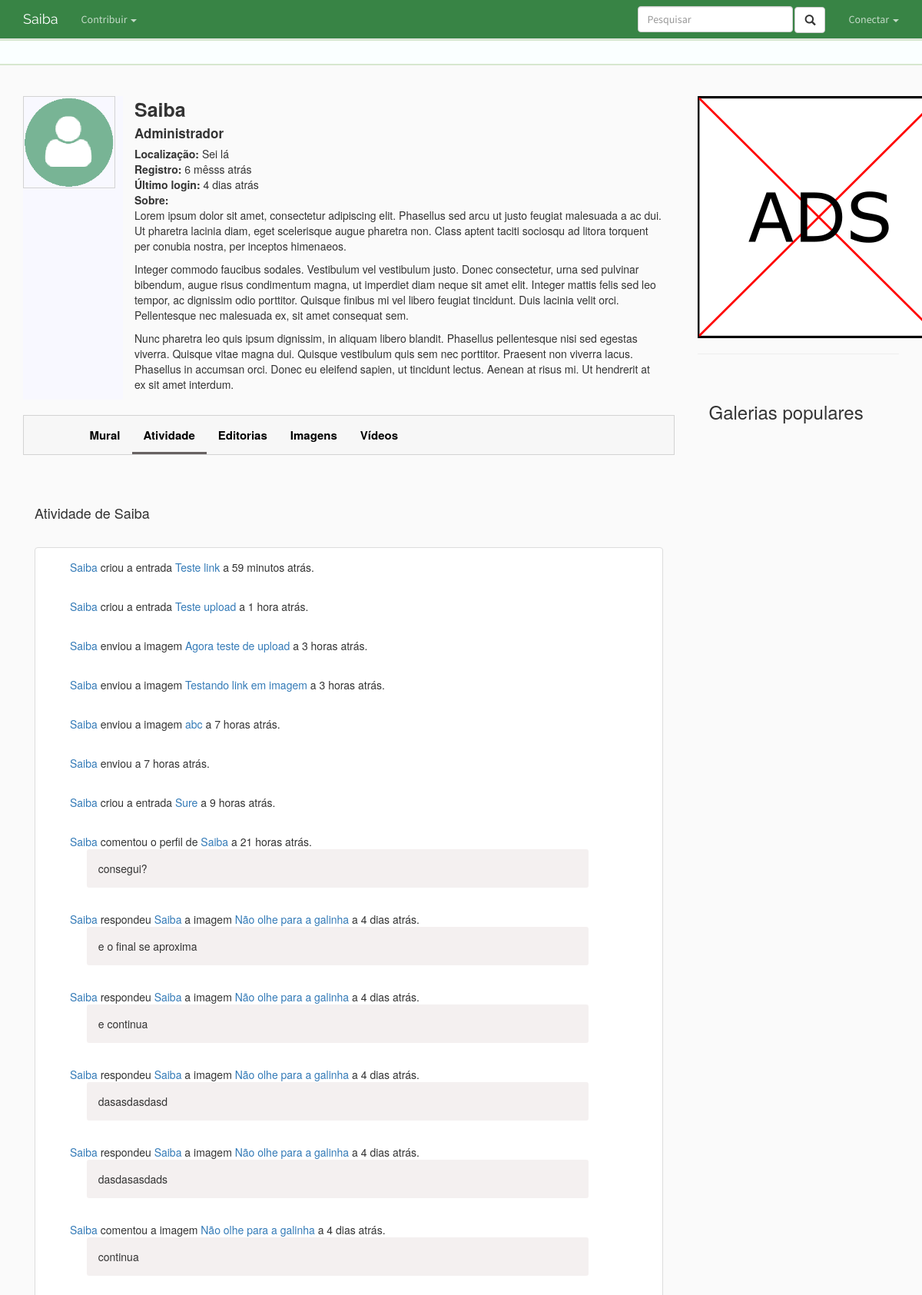
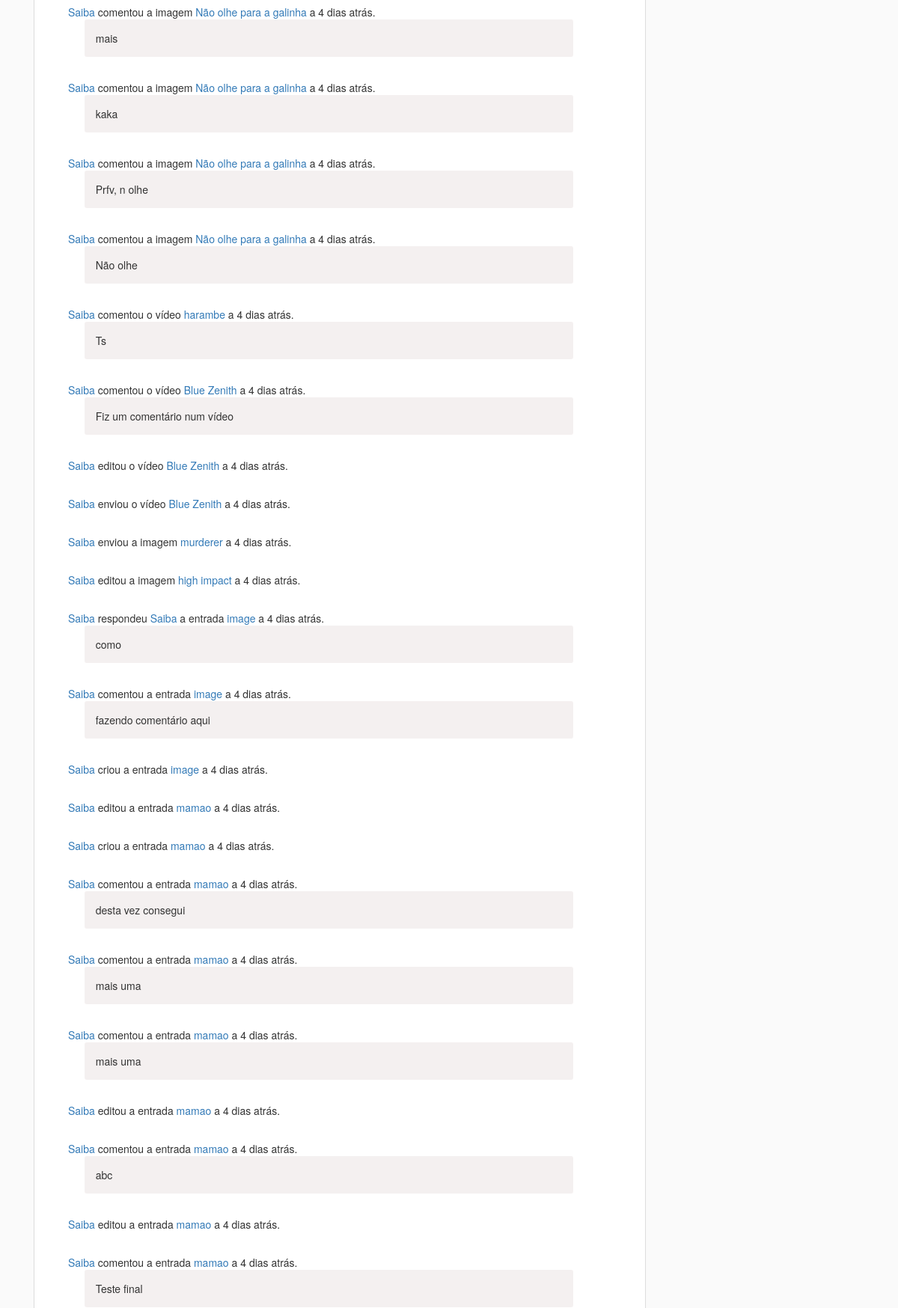
Screenshot of /perfil/saiba/atividade (upper part) with the database file from the repository (2 pictures, top to bottom).
### profile/models.py (models this page shows, shortened)
class Profile(models.Model):
    user        = models.OneToOneField(User, on_delete=models.CASCADE)
    title       = models.CharField(max_length = 500, blank=True)
    slug        = models.SlugField(max_length=250, default="", blank=True)
    avatar      = models.ImageField(blank=True, upload_to='icon/', default='icon/perfil.png')
    gender      = models.CharField(max_length = 500, blank=True)
    location    = models.CharField(max_length = 500)
    about       = models.TextField(max_length = 1500)
    groups      = models.ManyToManyField(UserGroup)
    def __unicode__(self):
        return self.user.username

### feedback/models.py (models this page shows, shortened)
class Action(models.Model):
    ACTION_TYPE_CHOICES = (
        ("0", "Unknown"),
        ("1", "New comment"),
        ("2", "New reply"),
        ("3", "New entry"),
        ("4", "New image"),
        ("5", "New video"),
        ("6", "Edit entry"),
        ("7", "Edit image"),
        ("8", "Edit video"),
    )
    target_content_type     = models.ForeignKey(ContentType, on_delete=models.CASCADE, null=True, blank=True)
    target_id               = models.PositiveIntegerField(null=True, blank=True)
    target                  = GenericForeignKey('target_content_type', 'target_id')
    author                  = models.ForeignKey(User)
    action_type             = models.CharField(
        max_length=1,
        choices=ACTION_TYPE_CHOICES,
        default="0",
    )
    date                = models.DateTimeField(auto_now_add=True, blank=True)
    is_public           = models.BooleanField(default=True)
    is_staff_only       = models.BooleanField(default=False)

class Comment(models.Model):
    target_content_type = models.ForeignKey(ContentType, on_delete=models.CASCADE, null=True, blank=True)
    target_id           = models.PositiveIntegerField(null=True, blank=True)
    target              = GenericForeignKey('target_content_type', 'target_id')
    author              = models.ForeignKey(User)
    content             = models.CharField(max_length=250)
    creation_date       = models.DateTimeField(auto_now_add=True, blank=True)
    update_date         = models.DateTimeField(auto_now=True, blank=True)
    hidden              = models.BooleanField(default=False)
    is_deleted          = models.BooleanField(default=False)
    parent              = models.ForeignKey('feedback.Comment', on_delete=models.CASCADE, null=True, blank=True,
                                            related_name="children") # for tracking the main comment when replying a reply
    reply_to            = models.ForeignKey('feedback.Comment', on_delete=models.CASCADE, null=True, blank=True,
                                            related_name="replies") # the immediate response (may not be the main comment)
    points              = models.IntegerField(default=0)

### entry/models.py (models this page shows, shortened)
class Entry(models.Model):
    author                  = models.ForeignKey(User, default=1)
    title                   = models.CharField(max_length=250)
    slug                    = models.SlugField(max_length=250, default="", blank=True, unique=True)
    status                  = models.ForeignKey(Status, default=1)
    category                = models.ForeignKey(Category, default=1)
    type                    = models.CharField(max_length=100, blank=True)
    date_origin             = models.CharField(max_length=100, blank=True)
    origin                  = models.CharField(max_length=100)
    icon                    = models.ImageField(upload_to='icon/', blank=True)
    icon_url                = models.URLField(blank=True)
    hidden                  = models.BooleanField(default=False)
    images_locked           = models.BooleanField(default=False)
    videos_locked           = models.BooleanField(default=False)
    comments_locked         = models.BooleanField(default=False)
    tags                    = models.ManyToManyField('home.Tag', blank=True)
    trending_points         = models.IntegerField(default=0)
    editorship              = models.ManyToManyField('profile.Profile', blank=True)
    class Meta:
        verbose_name_plural = "entries"

### gallery/models.py (models this page shows, shortened)
class Image(models.Model):
    author      = models.ForeignKey(User, blank=True)
    title       = models.CharField(max_length=250)
    date        = models.DateTimeField(default=timezone.now, blank=True)
    date_origin = models.CharField(max_length=100, blank=True)
    source      = models.CharField(max_length=250)
    tags        = models.ManyToManyField('home.Tag', blank=True)
    entry       = models.ForeignKey('entry.Entry', on_delete=models.CASCADE, related_name="images")
    hidden      = models.BooleanField(default=False)
    file        = models.ImageField(upload_to='icon/', blank=True)
    file_url    = models.URLField(blank=True)
    description = models.TextField(max_length=250, blank=True)
    state       = models.ForeignKey(State, on_delete=models.CASCADE, default=1)
    trending_points = models.IntegerField(default=0)

class Video(models.Model):
    author      = models.ForeignKey(User, blank=True)
    title       = models.CharField(max_length=250)
    date        = models.DateTimeField(default=timezone.now, blank=True)
    date_origin = models.CharField(max_length=100, blank=True)
    tags        = models.ManyToManyField('home.Tag', blank=True)
    entry       = models.ForeignKey('entry.Entry', on_delete=models.CASCADE)
    hidden      = models.BooleanField(default=False)
    link        = models.CharField(max_length=250)
    description = models.TextField(max_length=250, blank=True)
    state       = models.ForeignKey(State, on_delete=models.CASCADE, default=1)
    trending_points = models.IntegerField(default=0)

### profile/views.py (the view)
# urls.py: url(r'^(?P<name_slug>[\w-]+)/atividade', views.activity, name='activity'),
def activity(request, name_slug, page = 1):
    current_page = "atividade"
    profile = get_object_or_404(Profile, slug=name_slug)
    actions = Action.objects.filter(author=profile.user).order_by("-id")
    for action in actions:
        action.actor = action.author.profile
        action.location = action.target
        if action.action_type == "1":
            action.message = action.target.content
            action.location = action.target.target #action -> comment -> (entry/image/video/profile)
        elif action.action_type == "2":
            action.message = action.target.content
            action.location = action.target.target #action -> reply -> (entry/image/video/profile)
            action.victim = action.target.reply_to.author
        if type(action.location) == Entry:
            action.location_type = "entry"
        elif type(action.location) == Image:
            action.location_type = "image"
        elif type(action.location) == Video:
            action.location_type = "video"
        elif type(action.location) == Profile:
            action.location_type = "profile"
    context = {"profile": profile, 'type': 'profile', "id": profile.user.id, "actions": actions, "current_page": current_page}
    return render(request, 'profile/activity.html', context)

### profile/templates/profile/activity.html (shortened to what this page needs)
﻿{% extends 'home/base.html' %}
{% block body %}
    {% include "profile/profile_information.html" %}
    {% include "profile/profile_menu.html" %}
    <section id="activity" class="container media col-md-12">
        <h3>Atividade de {{profile.user.username}}</h3>
        <div class="container media col-md-12 panel panel-default">
            {% for action in actions %}
            <div class="activity col-md-12 panel-body">
                <span class="activity-description col-md-12">
                    <a href="{% url "profile:detail" action.actor.slug %}">{{action.actor}}</a>
                    {% if action.action_type == "1" %}
                    comentou
                    {% elif action.action_type == "2" %}
                    respondeu <a href="{% url "profile:detail" action.victim.profile.slug %}">{{action.victim}}</a>
                    {% elif action.action_type == "3" %}
                    criou
                    {% elif action.action_type == "4" or action.action_type == "5" %}
                    enviou
                    {% elif action.action_type == "6" or action.action_type == "7" or action.action_type == "8" %}
                    editou
                    {% endif %}
                        {% if action.location_type == "entry" %}
                        a entrada <a href="{% url "entry:detail" action.location.slug %}">{{action.location.title}}</a>
                        {% elif action.location_type == "image" %}
                        a imagem <a href="{% url "gallery:image_detail" action.location.id %}">{{action.location.title}}</a>
                        {% elif action.location_type == "video" %}
                        o vídeo <a href="{% url "gallery:video_detail" action.location.id %}">{{action.location.title}}</a>
                        {% elif action.location_type == "profile" %}
                        o perfil de <a href="{% url "profile:detail" action.location.slug %}">{{action.location.user.username}}</a>
                        {% endif %}
                    a <span class="saiba-date" title="{{action.date}}">{{action.date|date:"c"}}</span>.
                    {% if action.target.content %}<span class="activity-content panel-body col-md-12">{{action.target.content}}</span>{% endif %}
                </span>
            </div>
            <div class="saiba-separator col-md-12"></div>
            {% endfor %}
        </div>
    </section>
{% endblock %}

### profile/templates/profile/profile_information.html
﻿    <section id="profile" class="media">
        <div class="media-left" style="background-color: ghostwhite; ">
            {% if profile.avatar %}
            <img style="border-style:solid; border-width:1px; border-color:lightgrey" class='media-object' src='{{profile.avatar.url}}' height='120'>
            {% else %}
            <img style="border-style:solid; border-width:1px; border-color:lightgrey" class='media-object' src='/media/icon/perfil.png' height='120'>
            {% endif %}
        </div>
        <div class="media-body">
            <span id="profile-username" class="media-heading col-md-12">{{ profile.user.username }}</span>
            <span id="profile-title" class="media-heading col-md-12">{{ profile.title }}</span>
            {% if profile.location %}<span class="col-md-12"><b>Localização:</b> {{ profile.location }}</span>{% endif %}
            <span class="col-md-12"><b>Registro:</b> <span class="saiba-date">{{ profile.user.date_joined|date:"c" }}</span></span>
            <span class="col-md-12"><b>Último login:</b> <span class="saiba-date">{{ profile.user.last_login|date:"c" }}</span></span>
            {% if profile.about %}<span class="col-md-12"><b>Sobre:</b><br/> {{ profile.about|linebreaks }}</span>{% endif %}
        </div>
    </section>

### home/static/home/style.css (style rules this page uses)
h3 { font-size: 18px; line-height: 40px; }
.activity-content { background-color: rgba(187, 167, 167, 0.17); border-radius: 3px; left: 3%; width: 90%; }
#profile-username { font-size: 25px; font-weight: bold; margin-bottom: 0px; }
#profile-title { font-size: 17px; font-weight: bold; margin-top: 0px; }

### rows the page displays
Profile: avatar (picture), user.username "Saiba", title "Administrador", location "Sei lá", about "Lorem ipsum dolor sit amet, consectetur adipiscing elit. Phasellus sed arcu ut justo feugiat malesuada a ac dui. Ut pharetra lacinia diam, eget scelerisque augue pharetra non. Class aptent taciti sociosqu ad litora torquent per conubia nostra, per inceptos himenaeos. Integer commodo faucibus sodales. Vestibulum vel vestibulum justo. Donec consectetur, urna sed pulvinar bibendum, augue risus condimentum magna, ut imperdiet diam neque sit amet elit. Integer mattis felis sed leo tempor, ac dignissim odio porttitor. Quisque finibus mi vel libero feugiat tincidunt. Duis lacinia velit orci. Pellentesque nec malesuada ex, sit amet consequat sem. Nunc pharetra leo quis ipsum dignissim, in aliquam…"
Action: actor "Saiba", action_type "criou", location "Teste link"
Action: actor "Saiba", action_type "criou", location "Teste upload"
Action: actor "Saiba", action_type "enviou", location "Agora teste de upload"
Action: actor "Saiba", action_type "enviou", location "Testando link em imagem"
Action: actor "Saiba", action_type "enviou", location "abc"
Action: actor "Saiba", action_type "enviou"
Action: actor "Saiba", action_type "criou", location "Sure"
Action: actor "Saiba", action_type "comentou", location.user.username "Saiba", target.content "consegui?"
Action: actor "Saiba", victim "Saiba", location "Não olhe para a galinha", target.content "e o final se aproxima"
Action: actor "Saiba", victim "Saiba", location "Não olhe para a galinha", target.content "e continua"
Action: actor "Saiba", victim "Saiba", location "Não olhe para a galinha", target.content "dasasdasdasd"
Action: actor "Saiba", victim "Saiba", location "Não olhe para a galinha", target.content "dasdasasdads"
Action: actor "Saiba", action_type "comentou", location "Não olhe para a galinha", target.content "continua"
Action: actor "Saiba", action_type "comentou", location "Não olhe para a galinha", target.content "mais"
Action: actor "Saiba", action_type "comentou", location "Não olhe para a galinha", target.content "kaka"
Action: actor "Saiba", action_type "comentou", location "Não olhe para a galinha", target.content "Prfv, n olhe"
Action: actor "Saiba", action_type "comentou", location "Não olhe para a galinha", target.content "Não olhe"
Action: actor "Saiba", action_type "comentou", location "harambe", target.content "Ts"
Action: actor "Saiba", action_type "comentou", location "Blue Zenith", target.content "Fiz um comentário num vídeo"
Action: actor "Saiba", action_type "editou", location "Blue Zenith"
Action: actor "Saiba", action_type "enviou", location "Blue Zenith"
Action: actor "Saiba", action_type "enviou", location "murderer"
Action: actor "Saiba", action_type "editou", location "high impact"
Action: actor "Saiba", victim "Saiba", location "image", target.content "como"
Action: actor "Saiba", action_type "comentou", location "image", target.content "fazendo comentário aqui"
Action: actor "Saiba", action_type "criou", location "image"
Action: actor "Saiba", action_type "editou", location "mamao"
Action: actor "Saiba", action_type "criou", location "mamao"
Action: actor "Saiba", action_type "comentou", location "mamao", target.content "desta vez consegui"
Action: actor "Saiba", action_type "comentou", location "mamao", target.content "mais uma"
Action: actor "Saiba", action_type "comentou", location "mamao", target.content "mais uma"
Action: actor "Saiba", action_type "editou", location "mamao"
Action: actor "Saiba", action_type "comentou", location "mamao", target.content "abc"
Action: actor "Saiba", action_type "editou", location "mamao"
Action: actor "Saiba", action_type "comentou", location "mamao", target.content "Teste final"
